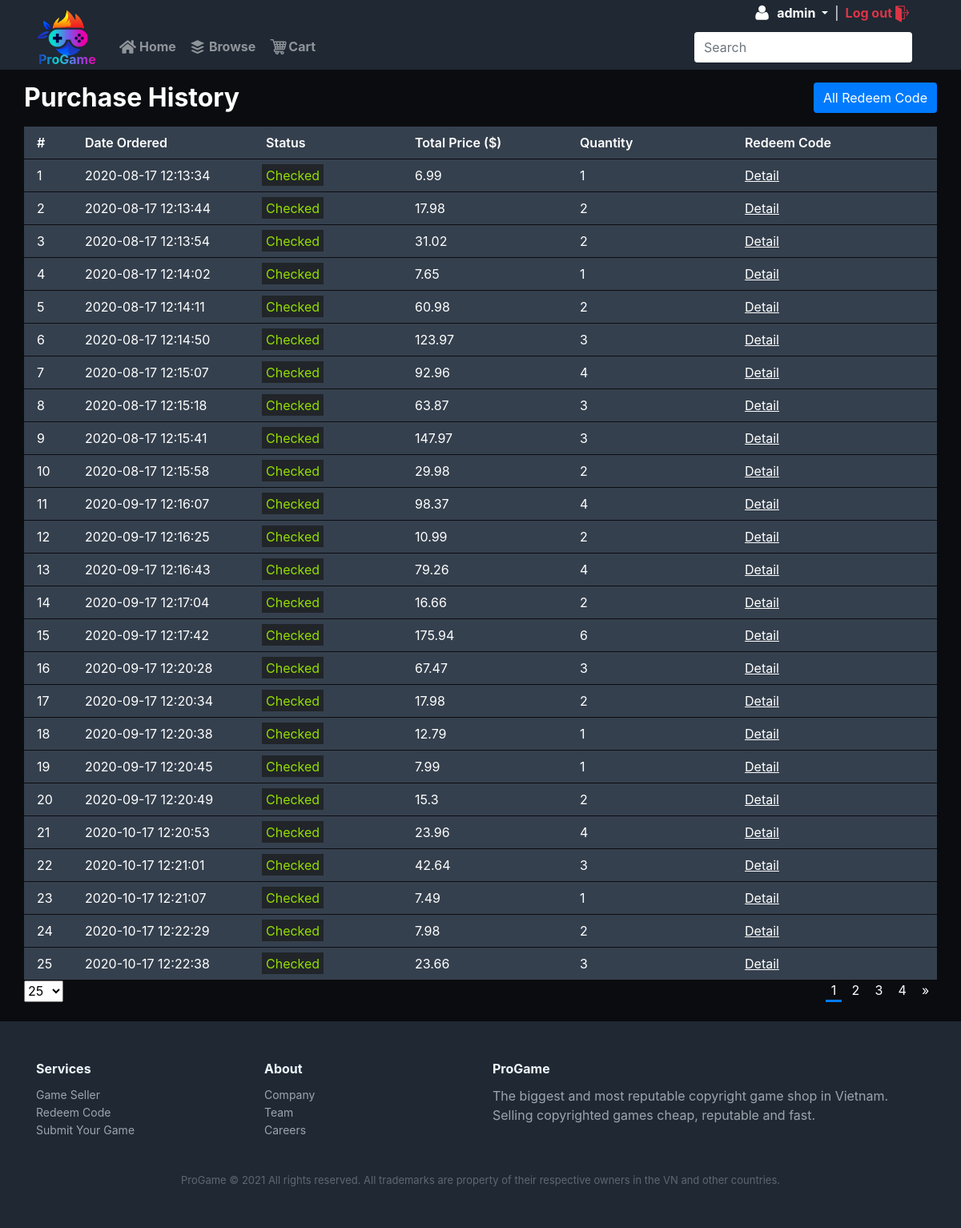
The app's page /purchase_history/index.php (signed in) with its own data.
### tables this page shows
CREATE TABLE IF NOT EXISTS `order`(
	id INT UNIQUE AUTO_INCREMENT NOT NULL,
	username VARCHAR(255),
	total_price DECIMAL(16,2),
	quantity INT,
	status TINYINT(1),
	date_ordered DATETIME,
	date_checked DATETIME,
	PRIMARY KEY(id),
	FOREIGN KEY(username) REFERENCES user(username)
);

### purchase_history/params.php (called while the page is built, shortened)
<?php
$maxInPage = empty($_POST['maxInPage']) ? 25 : $_POST['maxInPage'];
$currentPage = empty($_POST['currentPage']) ? 1 : $_POST['currentPage'];
$orderBy = "";
$where = "";
$whereArr = array();
array_push($whereArr, "username = '".$_SESSION['username']."'");
if (count($whereArr)) {
    $where = "WHERE ".implode(" AND ", $whereArr);
}
$sql = "SELECT * FROM `order` $where $orderBy";
$orders = OrderUtil::getOrdersByQuery($sql);
$page = new Page(count($orders), $maxInPage, 5, $currentPage);
?>

### util/sql_util.php (called while the page is built, shortened)
<?php
	function openConnect() {
		$dbhost = "localhost";
		$dbuser = "root";
		$dbpass = "";
		$db = "game";
		$conn = new mysqli($dbhost, $dbuser, $dbpass, $db);
		return $conn;
	}
	function execute($sql) {
		$conn = openConnect();
		$result = $conn->query($sql);
		return $result;
	}
	function toArray($result) {
		$array = array();
		if ($result->num_rows > 0) {
			while($row = $result->fetch_assoc()) {
				array_push($array, $row);
			}
		}
		return $array;
	}
?>

### sql/order_sql.php (called while the page is built, shortened)
<?php
class OrderSQL {
	public static function getOrdersByQuery($sql) {
		$arr = toArray(execute($sql));
		$arr2 = array();
		foreach ($arr as $row) {
			array_push($arr2, new Order($row['id'], $row['username'], $row['total_price'], $row['quantity'], $row['status'], $row['date_ordered'], $row['date_checked']));
		}
		return $arr2;
	}
}
?>

### util/order_util.php (called while the page is built, shortened)
<?php
class OrderUtil{
    public static function getOrdersByQuery($sql) {
        return OrderSQL::getOrdersByQuery($sql);
    }
}
?>

### object/page.php (called while the page is built, shortened)
<?php
class Page {
    private $quantity;
    private $maxQuantityInPage;
    private $currentPage;
    public function __construct($quantity, $maxQuantityInPage, $maxPageInBar, $currentPage) {
        $this->quantity = $quantity;
        $this->maxQuantityInPage = $maxQuantityInPage;
    }
    public function setCurrentPage($currentPage) {
        if ($currentPage > $this->getPages()) {
            $this->currentPage = $this->getPages();
        }else {
            $this->currentPage = $currentPage;
        }
    }
    public function getPages()  {
        return ceil($this->quantity/$this->maxQuantityInPage);
    }
    public function getMinIndex() {
        return (($this->currentPage - 1) * $this->maxQuantityInPage);
    }
    public function getMaxIndex() {
        $currentPage = $this->currentPage;
        $maxQuantityInPage = $this->maxQuantityInPage;
        $quantity = $this->quantity;
        $index = $currentPage * $maxQuantityInPage - 1;
        return $index;
    }
}
?>

### object/order.php (called while the page is built, shortened)
<?php
class Order {
	private $id;
	private $totalPrice;
	private $quantity;
	private $status;
	private $dateOrdered;
	public function __construct($id, $username, $totalPrice, $quantity, $status, $dateOrdered, $dateChecked) {
		$this->id = $id;
		$this->totalPrice = $totalPrice;
		$this->quantity = $quantity;
		$this->status = $status;
		$this->dateOrdered = $dateOrdered;
	}
	public function getId()
	{
		return $this->id;
	}
	public function getTotalPrice()
	{
		return $this->totalPrice;
	}
	public function getQuantity()
	{
		return $this->quantity;
	}
	public function getStatus()
	{
		return $this->status;
	}
	public function getDateOrdered()
	{
		return $this->dateOrdered;
	}
}
?>

### purchase_history/table_scroll.php (the view, shortened to what this page needs)
<?php
include_once (LOCAL_PATH_ROOT.'/game/purchase_history/params.php');
?>
<?php
if ($page->getPages() > 0) {
    $begin = $page->getMinIndex();
    $last = $page->getMaxIndex();
    $index = $begin;
    for ($i = $begin; $i <= $last; $i++) :
        $order = $orders[$i];
        $index++;
        $id = $order->getId();
        $dateOrdered = $order->getDateOrdered();
        $status = $order->getStatus() == 0 ? 'Not checked' : 'Checked';
        $totalPrice = round($order->getTotalPrice(), 2);
        $quantity = $order->getQuantity();
    ?>
    <div class="history-row">
        <div class="history-column"> <?=$index?> </div>
        <div class="history-column"> <?=$dateOrdered?> </div>
        <div class="history-column special-column"> <span class="status-cell <?=$status == 'Checked' ? "status-success" : "status-danger"?>"> <?=$status?> </span> </div>
        <div class="history-column"> <?=$totalPrice?> </div>
        <div class="history-column"> <?=$quantity?> </div>
        <div class="history-column justify-content-between align-items-center">
            <a class="a-redeem" href="/game/redeem_code/?id=<?=$id?>"> Detail </a>
        </div>
    </div>
<?php endfor; } ?>

### css/style.css (style rules this page uses)
:root { --main-color: #0b0c10; --sub-color: #1f2833; --sub2-color: #0051a8; --sub3-color: rgba(255, 255, 255, 0.5); --mid-color: #161B23; }
a { color: unset; }
html { scroll-behavior: smooth; }
body { background-color: var(--main-color) !important; color: white !important; }

### purchase_history/history.php (style rules this page uses)
.history-row { background-color: #35404e; display: flex; cursor: pointer; }
.history-column { display: flex; border-bottom: solid 1px var(--main-color); padding: 0.5rem 1rem; background-color: #35404e; align-items: center; }
.history-column:nth-child(1) { flex: 0 0 60px; }
.history-column:nth-child(2) { flex: 1 0 120px; }
.history-column:nth-child(3) { flex: 1 0 80px; }
.history-column:nth-child(4) { flex: 1 0 100px; }
.history-column:nth-child(5) { flex: 1 0 100px; }
.history-column:nth-child(6) { flex: 1 0 150px; }

### purchase_history/table_scroll.php (style rules this page uses)
.a-redeem { color: white !important; text-decoration: underline !important; }
.special-column { padding: 0.4rem 0.7rem; }
.status-cell { background-color: #212529; padding: 0.1rem 0.3rem; }
.status-cell.status-success { color: #94DF03; }

### records on screen
order: date_ordered "2020-08-17 12:13:34", status "Checked", total_price "6.99", quantity "1"
order: date_ordered "2020-08-17 12:13:44", status "Checked", total_price "17.98", quantity "2"
order: date_ordered "2020-08-17 12:13:54", status "Checked", total_price "31.02", quantity "2"
order: date_ordered "2020-08-17 12:14:02", status "Checked", total_price "7.65", quantity "1"
order: date_ordered "2020-08-17 12:14:11", status "Checked", total_price "60.98", quantity "2"
order: date_ordered "2020-08-17 12:14:50", status "Checked", total_price "123.97", quantity "3"
order: date_ordered "2020-08-17 12:15:07", status "Checked", total_price "92.96", quantity "4"
order: date_ordered "2020-08-17 12:15:18", status "Checked", total_price "63.87", quantity "3"
order: date_ordered "2020-08-17 12:15:41", status "Checked", total_price "147.97", quantity "3"
order: date_ordered "2020-08-17 12:15:58", status "Checked", total_price "29.98", quantity "2"
order: date_ordered "2020-09-17 12:16:07", status "Checked", total_price "98.37", quantity "4"
order: date_ordered "2020-09-17 12:16:25", status "Checked", total_price "10.99", quantity "2"
order: date_ordered "2020-09-17 12:16:43", status "Checked", total_price "79.26", quantity "4"
order: date_ordered "2020-09-17 12:17:04", status "Checked", total_price "16.66", quantity "2"
order: date_ordered "2020-09-17 12:17:42", status "Checked", total_price "175.94", quantity "6"
order: date_ordered "2020-09-17 12:20:28", status "Checked", total_price "67.47", quantity "3"
order: date_ordered "2020-09-17 12:20:34", status "Checked", total_price "17.98", quantity "2"
order: date_ordered "2020-09-17 12:20:38", status "Checked", total_price "12.79", quantity "1"
order: date_ordered "2020-09-17 12:20:45", status "Checked", total_price "7.99", quantity "1"
order: date_ordered "2020-09-17 12:20:49", status "Checked", total_price "15.3", quantity "2"
order: date_ordered "2020-10-17 12:20:53", status "Checked", total_price "23.96", quantity "4"
order: date_ordered "2020-10-17 12:21:01", status "Checked", total_price "42.64", quantity "3"
order: date_ordered "2020-10-17 12:21:07", status "Checked", total_price "7.49", quantity "1"
order: date_ordered "2020-10-17 12:22:29", status "Checked", total_price "7.98", quantity "2"
order: date_ordered "2020-10-17 12:22:38", status "Checked", total_price "23.66", quantity "3"

### other values on screen
$_SESSION['username'] "admin"
$displayArr[$column] "Date Ordered"
$displayArr[$column] "Status"
$displayArr[$column] "Total Price ($)"
$displayArr[$column] "Quantity"
